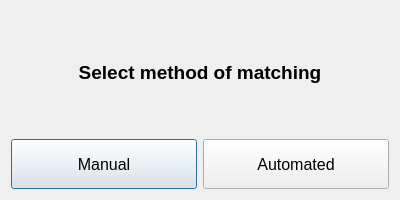
<?xml version="1.0" encoding="UTF-8"?>
<ui version="4.0">
  <class>SelectMethodWindow</class>
  <widget class="QDialog" name="SelectMethodWindow">
    <property name="geometry">
      <rect>
        <x>0</x>
        <y>0</y>
        <width>400</width>
        <height>200</height>
      </rect>
    </property>
    <property name="windowTitle">
      <string>Select Matching Method</string>
    </property>
    <layout class="QGridLayout" name="gridLayout">
      <item row="0" column="0" colspan="2">
        <widget class="QLabel" name="title_label">
          <property name="text">
            <string>Select method of matching</string>
          </property>
          <property name="font">
            <font>
              <pointsize>14</pointsize>
              <weight>75</weight>
              <bold>true</bold>
            </font>
          </property>
          <property name="alignment">
            <set>Qt::AlignCenter</set>
          </property>
        </widget>
      </item>
      <item row="1" column="0">
        <widget class="QPushButton" name="manual_button">
          <property name="text">
            <string>Manual</string>
          </property>
          <property name="font">
            <font>
              <pointsize>12</pointsize>
            </font>
          </property>
          <property name="minimumSize">
            <size>
              <width>150</width>
              <height>50</height>
            </size>
          </property>
        </widget>
      </item>
      <item row="1" column="1">
        <widget class="QPushButton" name="automated_button">
          <property name="text">
            <string>Automated</string>
          </property>
          <property name="font">
            <font>
              <pointsize>12</pointsize>
            </font>
          </property>
          <property name="minimumSize">
            <size>
              <width>150</width>
              <height>50</height>
            </size>
          </property>
        </widget>
      </item>
    </layout>
  </widget>
  <resources/>
  <connections/>
</ui>
